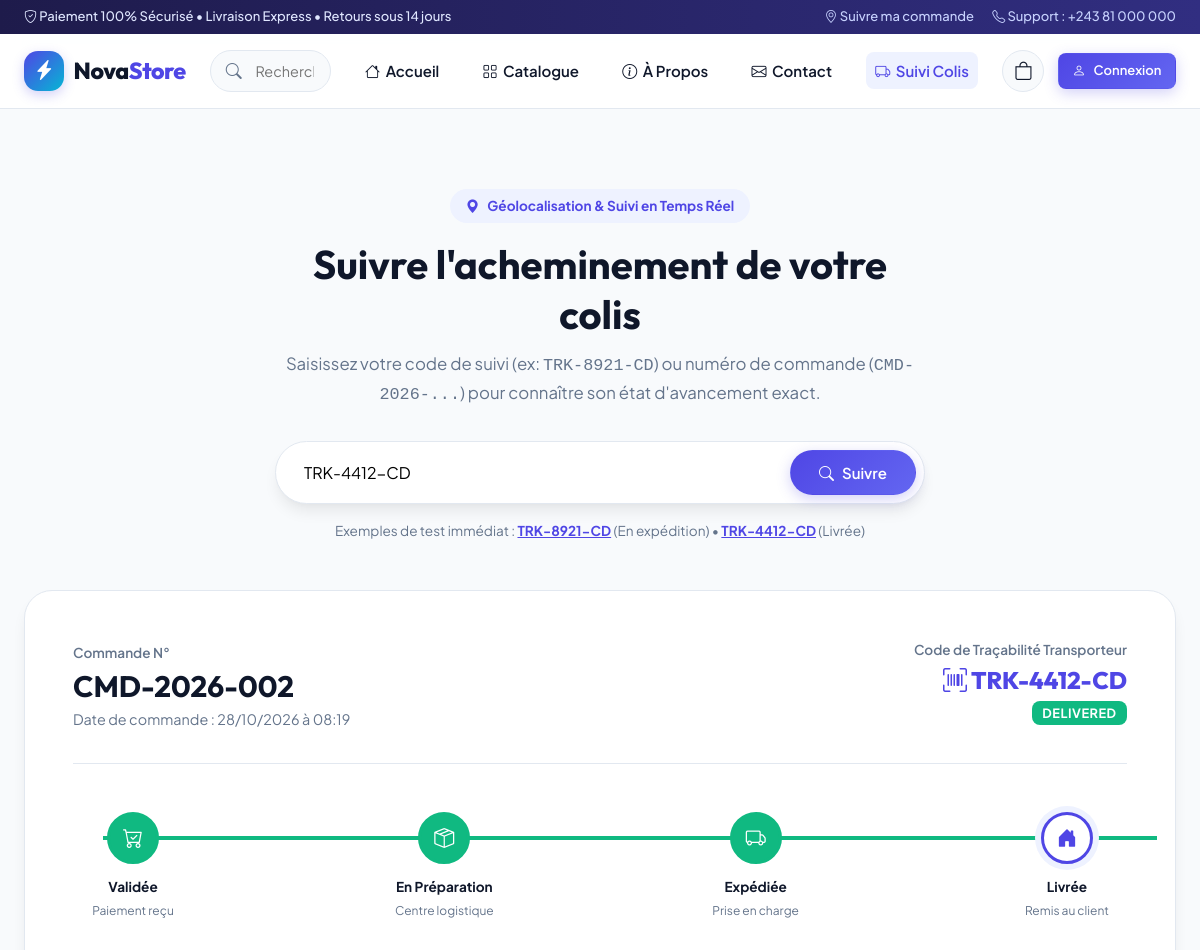
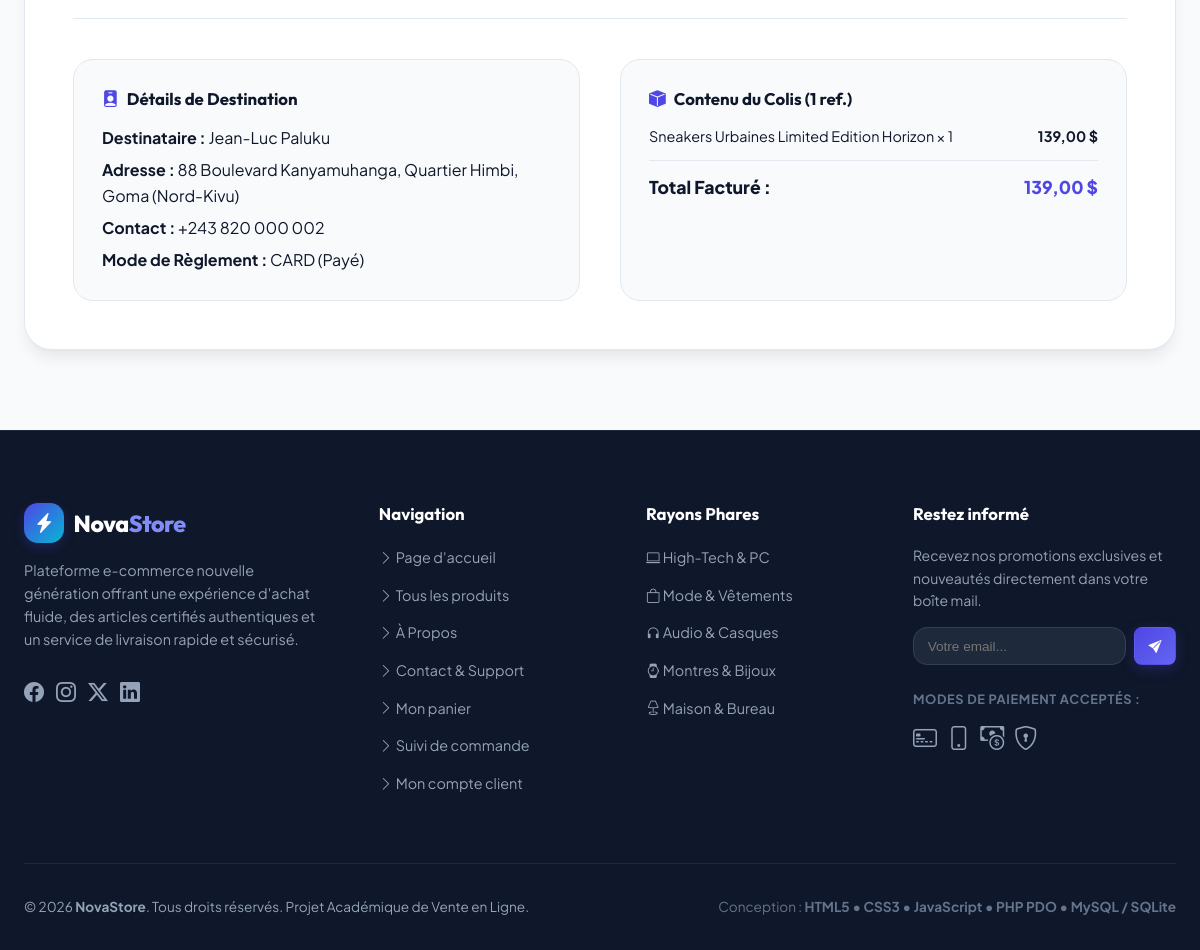
Page /track.php?code=TRK-4412-CD on the committed database (2 pictures, top to bottom).
### tables this page shows
CREATE TABLE orders (
            id INTEGER PRIMARY KEY AUTOINCREMENT,
            user_id INTEGER DEFAULT NULL,
            order_number VARCHAR(30) UNIQUE NOT NULL,
            tracking_code VARCHAR(30) UNIQUE NOT NULL,
            total_amount DECIMAL(10, 2) NOT NULL,
            shipping_fee DECIMAL(10, 2) DEFAULT 0.00,
            tax_amount DECIMAL(10, 2) DEFAULT 0.00,
            status VARCHAR(30) DEFAULT 'pending',
            shipping_name VARCHAR(120) NOT NULL,
            shipping_email VARCHAR(120) NOT NULL,
            shipping_phone VARCHAR(30) NOT NULL,
            shipping_address TEXT NOT NULL,
            shipping_city VARCHAR(80) NOT NULL,
            payment_method VARCHAR(40) NOT NULL,
            payment_status VARCHAR(30) DEFAULT 'pending',
            created_at DATETIME DEFAULT CURRENT_TIMESTAMP,
            updated_at DATETIME DEFAULT CURRENT_TIMESTAMP,
            FOREIGN KEY (user_id) REFERENCES users(id) ON DELETE SET NULL
        );

CREATE TABLE order_items (
            id INTEGER PRIMARY KEY AUTOINCREMENT,
            order_id INTEGER NOT NULL,
            product_id INTEGER DEFAULT NULL,
            product_name VARCHAR(150) NOT NULL,
            price DECIMAL(10, 2) NOT NULL,
            quantity INTEGER NOT NULL DEFAULT 1,
            total DECIMAL(10, 2) NOT NULL,
            image_url TEXT DEFAULT NULL,
            FOREIGN KEY (order_id) REFERENCES orders(id) ON DELETE CASCADE,
            FOREIGN KEY (product_id) REFERENCES products(id) ON DELETE SET NULL
        );

### includes/auth.php (called while the page is built, shortened)
<?php
function sanitize(?string $data): string {
    return htmlspecialchars(trim($data), ENT_QUOTES, 'UTF-8');
}
function format_price(float $amount): string {
    return number_format($amount, 2, ',', ' ') . ' $';
}

### track.php (the view, shortened to what this page needs)
<?php
require_once __DIR__ . '/includes/header.php';
$searchCode = trim(sanitize($_GET['code'] ?? ''));
$order = null;
$items = [];
if ($searchCode !== '') {
    $stmt = $pdo->prepare("
        SELECT * FROM orders
        WHERE tracking_code = ? OR order_number = ? OR shipping_phone = ?
        ORDER BY id DESC LIMIT 1
    ");
    $stmt->execute([$searchCode, $searchCode, $searchCode]);
    $order = $stmt->fetch();
    if ($order) {
        $itemStmt = $pdo->prepare("SELECT * FROM order_items WHERE order_id = ?");
        $itemStmt->execute([$order['id']]);
        $items = $itemStmt->fetchAll();
    }
}
$statusLevels = [
    'pending' => 1,
    'paid' => 1,
    'preparing' => 2,
    'shipped' => 3,
    'delivered' => 4,
    'cancelled' => 0
];
$currentLevel = $order ? ($statusLevels[$order['status']] ?? 1) : 0;
?>
<div class="container" style="margin: 2.5rem auto 5rem;">
    <div style="text-align: center; max-width: 650px; margin: 0 auto 3rem;">
        <div style="display: inline-flex; align-items: center; gap: 0.5rem; background: var(--primary-light); color: var(--primary); padding: 0.4rem 1rem; border-radius: var(--radius-full); font-size: 0.85rem; font-weight: 700; margin-bottom: 1rem;">
            <i class="bi bi-geo-alt-fill"></i> Géolocalisation & Suivi en Temps Réel
        </div>
        <h1 style="font-size: 2.5rem; margin-bottom: 0.75rem;">Suivre l'acheminement de votre colis</h1>
        <p style="color: var(--dark-muted); font-size: 1.05rem;">
            Saisissez votre code de suivi (ex: <code>TRK-8921-CD</code>) ou numéro de commande (<code>CMD-2026-...</code>) pour connaître son état d'avancement exact.
        </p>
        <form action="track.php" method="GET" style="margin-top: 2rem;">
            <div style="display: flex; gap: 0.5rem; background: white; padding: 0.5rem; border-radius: var(--radius-full); box-shadow: var(--shadow-lg); border: 1px solid var(--light-border);">
                <input type="text" name="code" value="<?= htmlspecialchars($searchCode) ?>" placeholder="Entrez votre numéro de suivi ou commande..." required style="flex: 1; border: none; padding: 0.75rem 1.25rem; font-size: 1rem; outline: none; border-radius: var(--radius-full); font-family: var(--font-main);">
                <button type="submit" class="btn btn-primary" style="border-radius: var(--radius-full); padding: 0.75rem 1.75rem;" id="trackSearchBtn">
                    <i class="bi bi-search"></i> Suivre
                </button>
            </div>
            <div style="margin-top: 1rem; font-size: 0.85rem; color: var(--dark-muted);">
                Exemples de test immédiat :
                <a href="track.php?code=TRK-8921-CD" style="font-weight: 700; text-decoration: underline;">TRK-8921-CD</a> (En expédition) &bull;
                <a href="track.php?code=TRK-4412-CD" style="font-weight: 700; text-decoration: underline;">TRK-4412-CD</a> (Livrée)
            </div>
        </form>
    </div>
    <?php if ($searchCode !== '' && !$order): ?>
        <div style="background: white; border: 1px solid var(--light-border); border-radius: var(--radius-xl); padding: 3rem 2rem; text-align: center; max-width: 600px; margin: 0 auto;">
            <div style="width: 70px; height: 70px; background: #fee2e2; color: var(--danger); border-radius: 50%; display: flex; align-items: center; justify-content: center; font-size: 2.2rem; margin: 0 auto 1.25rem;">
                <i class="bi bi-search"></i>
            </div>
            <h3>Aucun colis trouvé avec cette référence</h3>
            <p style="color: var(--dark-muted); margin: 0.5rem 0 1.5rem;">
                Vérifiez que votre code ne comporte pas d'erreur de saisie ou contactez notre support client muni de votre facture.
            </p>
            <a href="track.php" class="btn btn-secondary">Nouvelle recherche</a>
        </div>
    <?php elseif ($order): ?>
        <div style="background: white; border: 1px solid var(--light-border); border-radius: var(--radius-xl); padding: 3rem; box-shadow: var(--shadow-lg);">
            <div style="display: flex; justify-content: space-between; align-items: flex-start; flex-wrap: wrap; gap: 1.5rem; border-bottom: 1px solid var(--light-border); padding-bottom: 2rem;">
                <div>
                    <span style="font-size: 0.85rem; color: var(--dark-muted); font-weight: 600;">Commande N°</span>
                    <h2 style="font-size: 1.85rem; margin: 0.2rem 0;"><?= htmlspecialchars($order['order_number']) ?></h2>
                    <div style="color: var(--dark-muted); font-size: 0.9rem;">
                        Date de commande : <?= date('d/m/Y à H:i', strtotime($order['created_at'])) ?>
                    </div>
                </div>
                <div style="text-align: right;">
                    <div style="font-size: 0.85rem; color: var(--dark-muted); font-weight: 600;">Code de Traçabilité Transporteur</div>
                    <div style="font-size: 1.5rem; font-weight: 800; color: var(--primary); font-family: var(--font-heading);">
                        <i class="bi bi-upc-scan"></i> <?= htmlspecialchars($order['tracking_code']) ?>
                    </div>
                    <div>
                        <span class="badge-tag" style="background: <?= $order['status'] === 'delivered' ? 'var(--success)' : ($order['status'] === 'shipped' ? 'var(--info)' : 'var(--warning)') ?>; font-size: 0.8rem;">
                            <?= strtoupper($order['status']) ?>
                        </span>
                    </div>
                </div>
            </div>
            <div class="tracking-stepper">
                <div class="tracking-progress-line" style="width: <?= ($currentLevel - 1) * 33.33 ?>%;"></div>
                <div class="tracking-step <?= $currentLevel >= 1 ? 'completed' : '' ?> <?= $currentLevel === 1 ? 'active' : '' ?>">
                    <div class="step-circle"><i class="bi bi-cart-check"></i></div>
                    <div class="step-title">Validée</div>
                    <div class="step-time">Paiement reçu</div>
                </div>
                <div class="tracking-step <?= $currentLevel >= 2 ? 'completed' : '' ?> <?= $currentLevel === 2 ? 'active' : '' ?>">
                    <div class="step-circle"><i class="bi bi-box-seam"></i></div>
                    <div class="step-title">En Préparation</div>
                    <div class="step-time">Centre logistique</div>
                </div>
                <div class="tracking-step <?= $currentLevel >= 3 ? 'completed' : '' ?> <?= $currentLevel === 3 ? 'active' : '' ?>">
                    <div class="step-circle"><i class="bi bi-truck"></i></div>
                    <div class="step-title">Expédiée</div>
                    <div class="step-time">Prise en charge</div>
                </div>
                <div class="tracking-step <?= $currentLevel >= 4 ? 'completed' : '' ?> <?= $currentLevel === 4 ? 'active' : '' ?>">
                    <div class="step-circle"><i class="bi bi-house-door-fill"></i></div>
                    <div class="step-title">Livrée</div>
                    <div class="step-time">Remis au client</div>
                </div>
            </div>
            <div style="display: grid; grid-template-columns: 1fr 1fr; gap: 2.5rem; margin-top: 3rem; padding-top: 2.5rem; border-top: 1px solid var(--light-border);">
                <div style="background: var(--light); padding: 1.75rem; border-radius: var(--radius-lg); border: 1px solid var(--light-border);">
                    <h4 style="font-size: 1.05rem; margin-bottom: 1rem; display: flex; align-items: center; gap: 0.5rem;">
                        <i class="bi bi-person-badge-fill" style="color: var(--primary);"></i> Détails de Destination
                    </h4>
                    <p style="margin-bottom: 0.4rem;"><strong>Destinataire :</strong> <?= htmlspecialchars($order['shipping_name']) ?></p>
                    <p style="margin-bottom: 0.4rem;"><strong>Adresse :</strong> <?= htmlspecialchars($order['shipping_address']) ?>, <?= htmlspecialchars($order['shipping_city']) ?></p>
                    <p style="margin-bottom: 0.4rem;"><strong>Contact :</strong> <?= htmlspecialchars($order['shipping_phone']) ?></p>
                    <p style="margin-bottom: 0;"><strong>Mode de Règlement :</strong> <?= strtoupper($order['payment_method']) ?> (<?= $order['payment_status'] === 'paid' ? 'Payé' : 'En attente' ?>)</p>
                </div>
                <div style="background: var(--light); padding: 1.75rem; border-radius: var(--radius-lg); border: 1px solid var(--light-border);">
                    <h4 style="font-size: 1.05rem; margin-bottom: 1rem; display: flex; align-items: center; gap: 0.5rem;">
                        <i class="bi bi-box-fill" style="color: var(--primary);"></i> Contenu du Colis (<?= count($items) ?> ref.)
                    </h4>
                    <?php foreach ($items as $it): ?>
                        <div style="display: flex; justify-content: space-between; align-items: center; margin-bottom: 0.75rem; font-size: 0.9rem;">
                            <span><?= htmlspecialchars($it['product_name']) ?> &times; <?= $it['quantity'] ?></span>
                            <strong><?= format_price($it['total']) ?></strong>
                        </div>
                    <?php endforeach; ?>
                    <div style="border-top: 1px solid var(--light-border); padding-top: 0.75rem; margin-top: 0.75rem; display: flex; justify-content: space-between; font-weight: 800; font-size: 1.1rem;">
                        <span>Total Facturé :</span>
                        <span style="color: var(--primary);"><?= format_price($order['total_amount']) ?></span>
                    </div>
                </div>
            </div>
        </div>
    <?php endif; ?>
</div>
<?php require_once __DIR__ . '/includes/footer.php'; ?>

### assets/css/style.css (style rules this page uses)
:root { --primary: #4f46e5; --primary-hover: #4338ca; --primary-light: #eef2ff; --primary-glow: rgba(79, 70, 229, 0.25); --secondary: #06b6d4; --secondary-hover: #0891b2; --accent: #f43f5e; --dark: #0f172a; --dark-surface: #1e293b; --dark-muted: #64748b; --light: #f8fafc; --light-surface: #ffffff; --light-border: #e2e8f0; --light-muted: #94a3b8; --success: #10b981; --warning: #f59e0b; --danger: #ef4444; --info: #3b82f6; --font-main: 'Plus Jakarta Sans', system-ui, -apple-system, sans-serif; --font-heading: 'Outfit', 'Plus Jakarta Sans', sans-serif; --radius-sm: 8px; --radius-md: 14px; --radius-lg: 20px; --radius-xl: 28px; --radius-full: 9999px; --shadow-sm: 0 1px 2px 0 rgba(0, 0, 0, 0.05); --shadow-md: 0 4px 6px -1px rgba(0, 0, 0, 0.07), 0 2px 4px -2px rgba(0, 0, 0, 0.05); --shadow-lg: 0 10px 15px -3px rgba(0, 0, 0, 0.08), 0 4px 6px -4px rgba(0, 0, 0, 0.03); --shadow-xl: 0 20px 25px -5px rgba(0, 0, 0, 0.1), 0 8px 10px -6px rgba(0, 0, 0, 0.04); --shadow-glow: 0 0 25px var(--primary-glow); --transition-fast: 150ms cubic-bezier(0.4, 0, 0.2, 1); --transition-normal: 250ms cubic-bezier(0.4, 0, 0.2, 1); --transition-bounce: 350ms cubic-bezier(0.34, 1.56, 0.64, 1); }
*, *::before, *::after { box-sizing: border-box; margin: 0; padding: 0; }
html { font-size: 16px; scroll-behavior: smooth; }
body { font-family: var(--font-main); background-color: var(--light); color: var(--dark); line-height: 1.6; min-height: 100vh; display: flex; flex-direction: column; -webkit-font-smoothing: antialiased; -moz-osx-font-smoothing: grayscale; }
h1, h2, h3, h4, h5, h6 { font-family: var(--font-heading); font-weight: 700; color: var(--dark); line-height: 1.25; }
a { color: var(--primary); text-decoration: none; transition: color var(--transition-fast); }
.container { width: 100%; max-width: 1280px; margin-left: auto; margin-right: auto; padding-left: 1.5rem; padding-right: 1.5rem; }
.btn { display: inline-flex; align-items: center; justify-content: center; gap: 0.5rem; font-family: var(--font-main); font-weight: 600; font-size: 0.9375rem; padding: 0.65rem 1.4rem; border-radius: var(--radius-md); border: 1px solid transparent; cursor: pointer; transition: all var(--transition-normal); text-align: center; }
.btn-primary { background: linear-gradient(135deg, var(--primary), #6366f1); color: white; box-shadow: 0 4px 14px var(--primary-glow); }
.badge-tag { font-size: 0.72rem; font-weight: 700; text-transform: uppercase; letter-spacing: 0.04em; padding: 0.25rem 0.65rem; border-radius: var(--radius-sm); color: white; }
.tracking-stepper { display: flex; justify-content: space-between; position: relative; margin: 3rem 0; }
.tracking-stepper::before { content: ''; position: absolute; top: 24px; left: 30px; right: 30px; height: 4px; background: #e2e8f0; z-index: 1; }
.tracking-progress-line { position: absolute; top: 24px; left: 30px; height: 4px; background: var(--success); z-index: 2; transition: width 0.5s ease; }
.tracking-step { position: relative; z-index: 3; display: flex; flex-direction: column; align-items: center; text-align: center; width: 120px; }
.step-circle { width: 52px; height: 52px; border-radius: 50%; background: white; border: 3px solid #cbd5e1; display: flex; align-items: center; justify-content: center; font-size: 1.25rem; color: var(--dark-muted); margin-bottom: 0.75rem; transition: all var(--transition-normal); }
.tracking-step.completed .step-circle { background: var(--success); border-color: var(--success); color: white; }
.tracking-step.active .step-circle { border-color: var(--primary); color: var(--primary); box-shadow: 0 0 0 6px var(--primary-light); background: white; }
.step-title { font-weight: 700; font-size: 0.85rem; margin-bottom: 0.2rem; }
.step-time { font-size: 0.75rem; color: var(--dark-muted); }

### rows in the picture
orders: order_number "CMD-2026-002", created_at "28/10/2026 à 08:19", tracking_code "TRK-4412-CD", status "DELIVERED", shipping_name "Jean-Luc Paluku", shipping_address "88 Boulevard Kanyamuhanga, Quartier Himbi", shipping_city "Goma (Nord-Kivu)", shipping_phone "+243 820 000 002", payment_method "CARD", total_amount "139,00 $"
order_items: product_name "Sneakers Urbaines Limited Edition Horizon", quantity "1", total "139,00 $"

### other values in the picture
count($items) "1"
